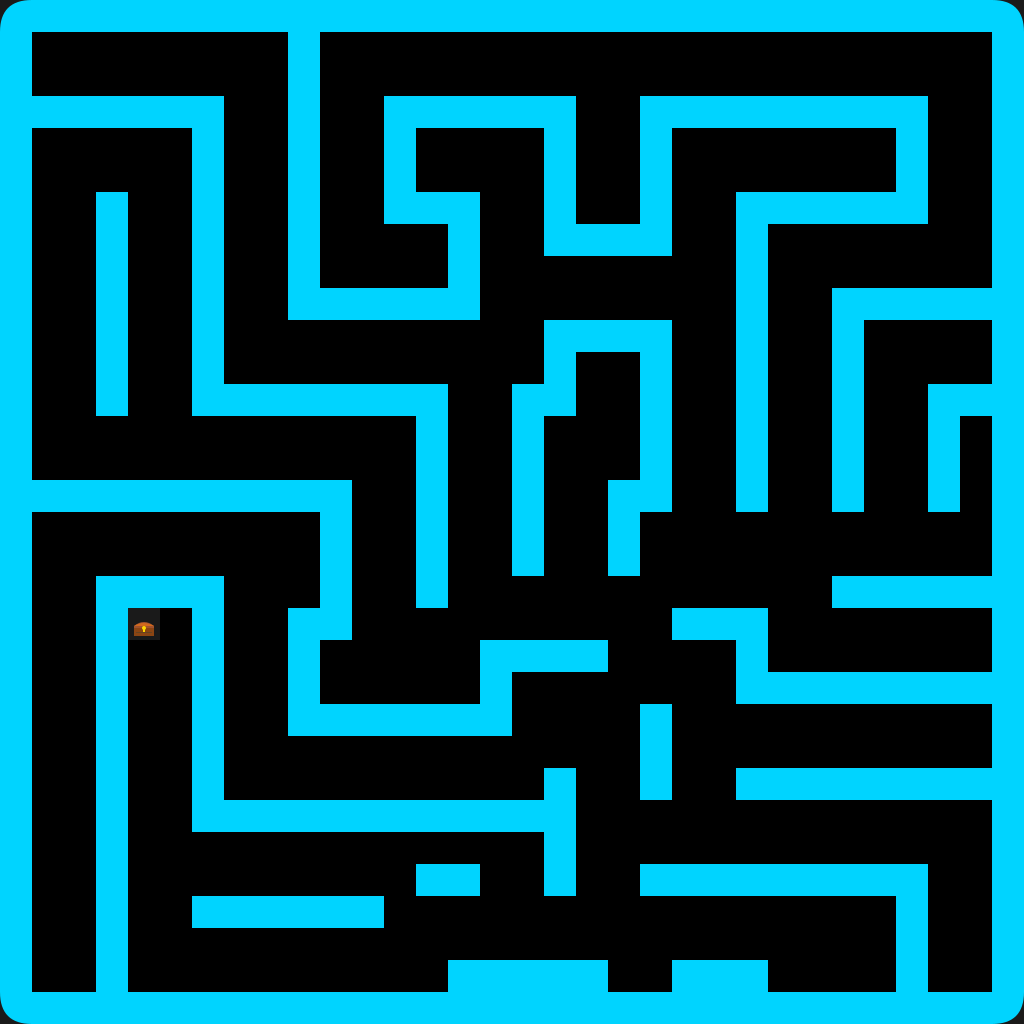

This is a level from a 2D game, rendered from its Tiled map with the project's own tilesets. A one-line summary and the complete map file follow:
An orthogonal 32x32 tile map with 32x32 px tiles, 2 tile layers (Calque de Tuiles 1, weapons), 2 tilesets.

<map version="1.10" tiledversion="1.11.2" orientation="orthogonal" renderorder="right-down" width="32" height="32" tilewidth="32" tileheight="32" infinite="0" nextlayerid="6" nextobjectid="1">
 <tileset firstgid="1" name="retro" tilewidth="32" tileheight="32" tilecount="256" columns="16">
  <image source="retro.png" width="512" height="512" />
  <tile id="67">
   <properties>
    <property name="chest" type="bool" value="true" />
   </properties>
  </tile>
 </tileset>
 <tileset firstgid="257" source="retro_full.tsx" />
 <layer id="1" name="Calque de Tuiles 1" width="32" height="32">
  <data encoding="csv">
50,18,18,18,18,18,18,18,18,18,18,18,18,18,18,18,18,18,18,18,18,18,18,18,18,18,18,18,18,18,18,49,
18,38,38,38,38,38,38,38,38,18,38,38,38,38,38,38,38,38,38,38,38,38,38,38,38,38,38,38,38,38,38,18,
18,38,38,38,38,38,38,38,38,18,38,38,38,38,38,38,38,38,38,38,38,38,38,38,38,38,38,38,38,38,38,18,
18,18,18,18,18,18,18,38,38,18,38,38,18,18,18,18,18,18,38,38,18,18,18,18,18,18,18,18,18,38,38,18,
18,38,38,38,38,38,18,38,38,18,38,38,18,38,38,38,38,18,38,38,18,38,38,38,38,38,38,38,18,38,38,18,
18,38,38,38,38,38,18,38,38,18,38,38,18,38,38,38,38,18,38,38,18,38,38,38,38,38,38,38,18,38,38,18,
18,38,38,18,38,38,18,38,38,18,38,38,18,18,18,38,38,18,38,38,18,38,38,18,18,18,18,18,18,38,38,18,
18,38,38,18,38,38,18,38,38,18,38,38,38,38,18,38,38,18,18,18,18,38,38,18,38,38,38,38,38,38,38,18,
18,38,38,18,38,38,18,38,38,18,38,38,38,38,18,38,38,38,38,38,38,38,38,18,38,38,38,38,38,38,38,18,
18,38,38,18,38,38,18,38,38,18,18,18,18,18,18,38,38,38,38,38,38,38,38,18,38,38,18,18,18,18,18,18,
18,38,38,18,38,38,18,38,38,38,38,38,38,38,38,38,38,18,18,18,18,38,38,18,38,38,18,38,38,38,38,18,
18,38,38,18,38,38,18,38,38,38,38,38,38,38,38,38,38,18,38,38,18,38,38,18,38,38,18,38,38,38,38,18,
18,38,38,18,38,38,18,18,18,18,18,18,18,18,38,38,18,18,38,38,18,38,38,18,38,38,18,38,38,18,18,18,
18,38,38,38,38,38,38,38,38,38,38,38,38,18,38,38,18,38,38,38,18,38,38,18,38,38,18,38,38,18,38,18,
18,38,38,38,38,38,38,38,38,38,38,38,38,18,38,38,18,38,38,38,18,38,38,18,38,38,18,38,38,18,38,18,
18,18,18,18,18,18,18,18,18,18,18,38,38,18,38,38,18,38,38,18,18,38,38,18,38,38,18,38,38,18,38,18,
18,38,38,38,38,38,38,38,38,38,18,38,38,18,38,38,18,38,38,18,38,38,38,38,38,38,38,38,38,38,38,18,
18,38,38,38,38,38,38,38,38,38,18,38,38,18,38,38,18,38,38,18,38,38,38,38,38,38,38,38,38,38,38,18,
18,38,38,18,18,18,18,38,38,38,18,38,38,18,38,38,38,38,38,38,38,38,38,38,38,38,18,18,18,18,18,18,
18,38,38,18,68,38,18,38,38,18,18,38,38,38,38,38,38,38,38,38,38,18,18,18,38,38,38,38,38,38,38,18,
18,38,38,18,38,38,18,38,38,18,38,38,38,38,38,18,18,18,18,38,38,38,38,18,38,38,38,38,38,38,38,18,
18,38,38,18,38,38,18,38,38,18,38,38,38,38,38,18,38,38,38,38,38,38,38,18,18,18,18,18,18,18,18,18,
18,38,38,18,38,38,18,38,38,18,18,18,18,18,18,18,38,38,38,38,18,38,38,38,38,38,38,38,38,38,38,18,
18,38,38,18,38,38,18,38,38,38,38,38,38,38,38,38,38,38,38,38,18,38,38,38,38,38,38,38,38,38,38,18,
18,38,38,18,38,38,18,38,38,38,38,38,38,38,38,38,38,18,38,38,18,38,38,18,18,18,18,18,18,18,18,18,
18,38,38,18,38,38,18,18,18,18,18,18,18,18,18,18,18,18,38,38,38,38,38,38,38,38,38,38,38,38,38,18,
18,38,38,18,38,38,38,38,38,38,38,38,38,38,38,38,38,18,38,38,38,38,38,38,38,38,38,38,38,38,38,18,
18,38,38,18,38,38,38,38,38,38,38,38,38,18,18,38,38,18,38,38,18,18,18,18,18,18,18,18,18,38,38,18,
18,38,38,18,38,38,18,18,18,18,18,18,38,38,38,38,38,38,38,38,38,38,38,38,38,38,38,38,18,38,38,18,
18,38,38,18,38,38,38,38,38,38,38,38,38,38,38,38,38,38,38,38,38,38,38,38,38,38,38,38,18,38,38,18,
18,38,38,18,38,38,38,38,38,38,38,38,38,38,18,18,18,18,18,38,38,18,18,18,38,38,38,38,18,38,38,18,
52,18,18,18,18,18,18,18,18,18,18,18,18,18,18,18,18,18,18,18,18,18,18,18,18,18,18,18,18,18,18,51
</data>
 </layer>
 <layer id="5" name="weapons" width="32" height="32">
  <data encoding="csv">
0,0,0,0,0,0,0,0,0,0,0,0,0,0,0,0,0,0,0,0,0,0,0,0,0,0,0,0,0,0,0,0,
0,0,0,0,0,0,0,0,0,0,0,0,0,0,0,0,0,0,0,0,0,0,0,0,0,0,0,0,0,0,0,0,
0,0,0,0,0,0,0,0,0,0,0,0,0,0,0,0,0,0,0,0,0,0,0,0,0,0,0,0,0,0,0,0,
0,0,0,0,0,0,0,0,0,0,0,0,0,0,0,0,0,0,0,0,0,0,0,0,0,0,0,0,0,0,0,0,
0,0,0,0,0,0,0,0,0,0,0,0,0,0,0,0,0,0,0,0,0,0,0,0,0,0,0,0,0,0,0,0,
0,0,0,0,0,0,0,0,0,0,0,0,0,0,0,0,0,0,0,0,0,0,0,0,0,0,0,0,0,0,0,0,
0,0,0,0,0,0,0,0,0,0,0,0,0,0,0,0,0,0,0,0,0,0,0,0,0,0,0,0,0,0,0,0,
0,0,0,0,0,0,0,0,0,0,0,0,0,0,0,0,0,0,0,0,0,0,0,0,0,0,0,0,0,0,0,0,
0,0,0,0,0,0,0,0,0,0,0,0,0,0,0,0,0,0,0,0,0,0,0,0,0,0,0,0,0,0,0,0,
0,0,0,0,0,0,0,0,0,0,0,0,0,0,0,0,0,0,0,0,0,0,0,0,0,0,0,0,0,0,0,0,
0,0,0,0,0,0,0,0,0,0,0,0,0,0,0,0,0,0,0,0,0,0,0,0,0,0,0,0,0,0,0,0,
0,0,0,0,0,0,0,0,0,0,0,0,0,0,0,0,0,0,0,0,0,0,0,0,0,0,0,0,0,0,0,0,
0,0,0,0,0,0,0,0,0,0,0,0,0,0,0,0,0,0,0,0,0,0,0,0,0,0,0,0,0,0,0,0,
0,0,0,0,0,0,0,0,0,0,0,0,0,0,0,0,0,0,0,0,0,0,0,0,0,0,0,0,0,0,0,0,
0,0,0,0,0,0,0,0,0,0,0,0,0,0,0,0,0,0,0,0,0,0,0,0,0,0,0,0,0,0,0,0,
0,0,0,0,0,0,0,0,0,0,0,0,0,0,0,0,0,0,0,0,0,0,0,0,0,0,0,0,0,0,0,0,
0,0,0,0,0,0,0,0,0,0,0,0,0,0,0,0,0,0,0,0,0,0,0,0,0,0,0,0,0,0,0,0,
0,0,0,0,0,0,0,0,0,0,0,0,0,0,0,0,0,0,0,0,0,0,0,0,0,0,0,0,0,0,0,0,
0,0,0,0,0,0,0,0,0,0,0,0,0,0,0,0,0,0,0,0,0,0,0,0,0,0,0,0,0,0,0,0,
0,0,0,0,0,0,0,0,0,0,0,0,0,0,0,0,0,0,0,0,0,0,0,0,0,0,0,0,0,0,0,0,
0,0,0,0,0,0,0,0,0,0,0,0,0,0,0,0,0,0,0,0,0,0,0,0,0,0,0,0,0,0,0,0,
0,0,0,0,0,0,0,0,0,0,0,0,0,0,0,0,0,0,0,0,0,0,0,0,0,0,0,0,0,0,0,0,
0,0,0,0,0,0,0,0,0,0,0,0,0,0,0,0,0,0,0,0,0,0,0,0,0,0,0,0,0,0,0,0,
0,0,0,0,0,0,0,0,0,0,0,0,0,0,0,0,0,0,0,0,0,0,0,0,0,0,0,0,0,0,0,0,
0,0,0,0,0,0,0,0,0,0,0,0,0,0,0,0,0,0,0,0,0,0,0,0,0,0,0,0,0,0,0,0,
0,0,0,0,0,0,0,0,0,0,0,0,0,0,0,0,0,0,0,0,0,0,0,0,0,0,0,0,0,0,0,0,
0,0,0,0,0,0,0,0,0,0,0,0,0,0,0,0,0,0,0,0,0,0,0,0,0,0,0,0,0,0,0,0,
0,0,0,0,0,0,0,0,0,0,0,0,0,0,0,0,0,0,0,0,0,0,0,0,0,0,0,0,0,0,0,0,
0,0,0,0,0,0,0,0,0,0,0,0,0,0,0,0,0,0,0,0,0,0,0,0,0,0,0,0,0,0,0,0,
0,0,0,0,0,0,0,0,0,0,0,0,0,0,0,0,0,0,0,0,0,0,0,0,0,0,0,0,0,0,0,0,
0,0,0,0,0,0,0,0,0,0,0,0,0,0,0,0,0,0,0,0,0,0,0,0,0,0,0,0,0,0,0,0,
0,0,0,0,0,0,0,0,0,0,0,0,0,0,0,0,0,0,0,0,0,0,0,0,0,0,0,0,0,0,0,0
</data>
 </layer>
</map>
